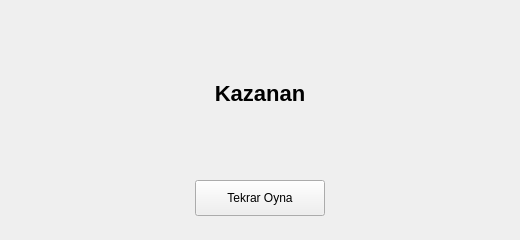
<?xml version="1.0" encoding="UTF-8"?>
<ui version="4.0">
 <class>EndScreen</class>
 <widget class="QWidget" name="EndScreen">
  <property name="windowTitle"><string>Oyun Bitti</string></property>
  <property name="minimumSize"><size><width>520</width><height>240</height></size></property>
  <layout class="QVBoxLayout" name="rootLayout">
   <property name="leftMargin"><number>24</number></property>
   <property name="topMargin"><number>24</number></property>
   <property name="rightMargin"><number>24</number></property>
   <property name="bottomMargin"><number>24</number></property>
   <property name="spacing"><number>18</number></property>
   <item>
    <widget class="QLabel" name="lbl_winner">
     <property name="text"><string>Kazanan</string></property>
     <property name="alignment"><set>Qt::AlignCenter</set></property>
     <property name="styleSheet"><string>font-size: 22px; font-weight: bold;</string></property>
    </widget>
   </item>
   <item>
    <layout class="QHBoxLayout" name="buttonRow">
     <item><spacer name="leftSpacer"><property name="orientation"><enum>Qt::Horizontal</enum></property><property name="sizeHint"><size><width>40</width><height>20</height></size></property></spacer></item>
     <item><widget class="QPushButton" name="btn_replay"><property name="minimumSize"><size><width>130</width><height>36</height></size></property><property name="text"><string>Tekrar Oyna</string></property></widget></item>
     <item><spacer name="rightSpacer"><property name="orientation"><enum>Qt::Horizontal</enum></property><property name="sizeHint"><size><width>40</width><height>20</height></size></property></spacer></item>
    </layout>
   </item>
  </layout>
 </widget>
 <resources/>
 <connections/>
</ui>
